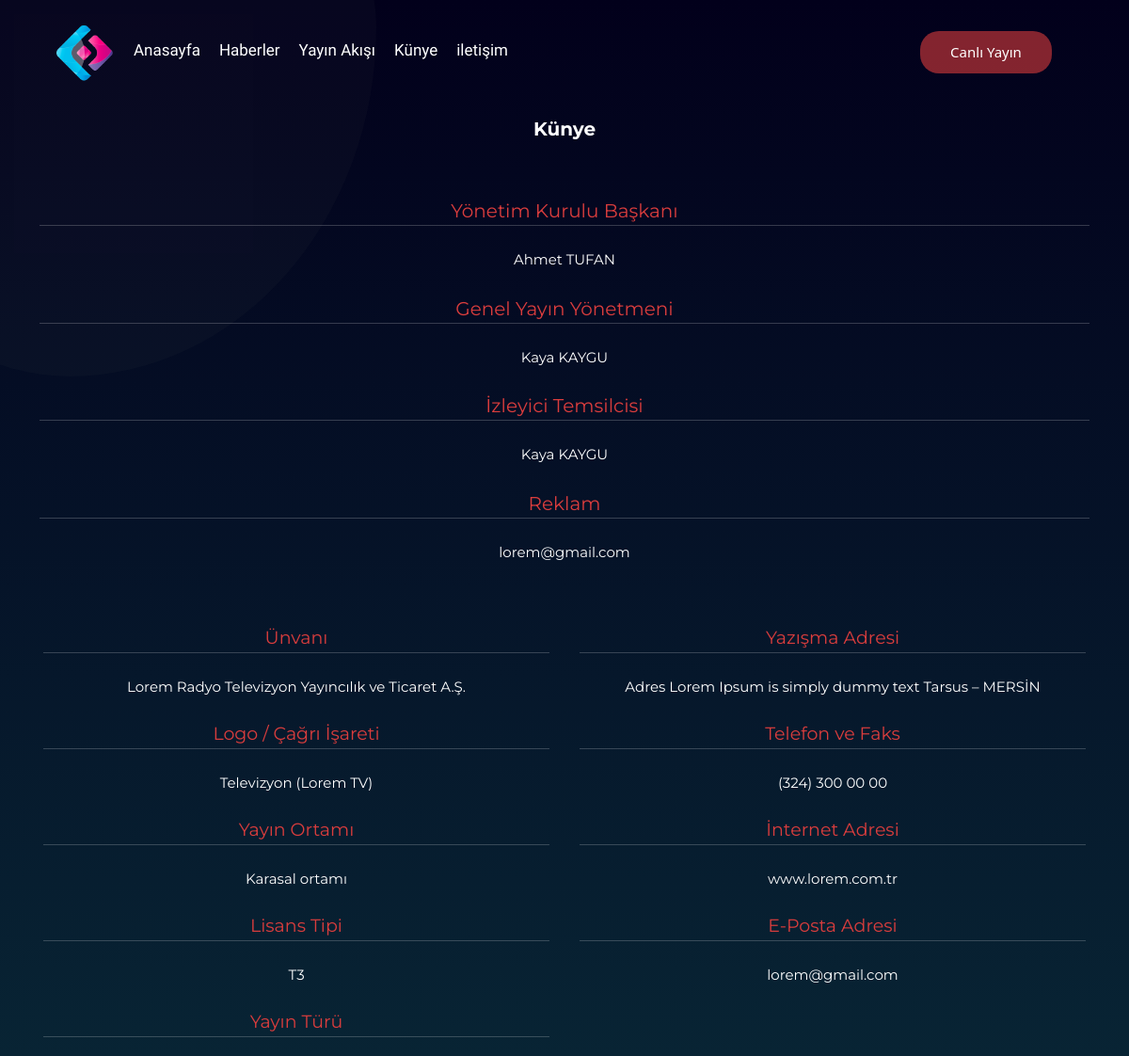
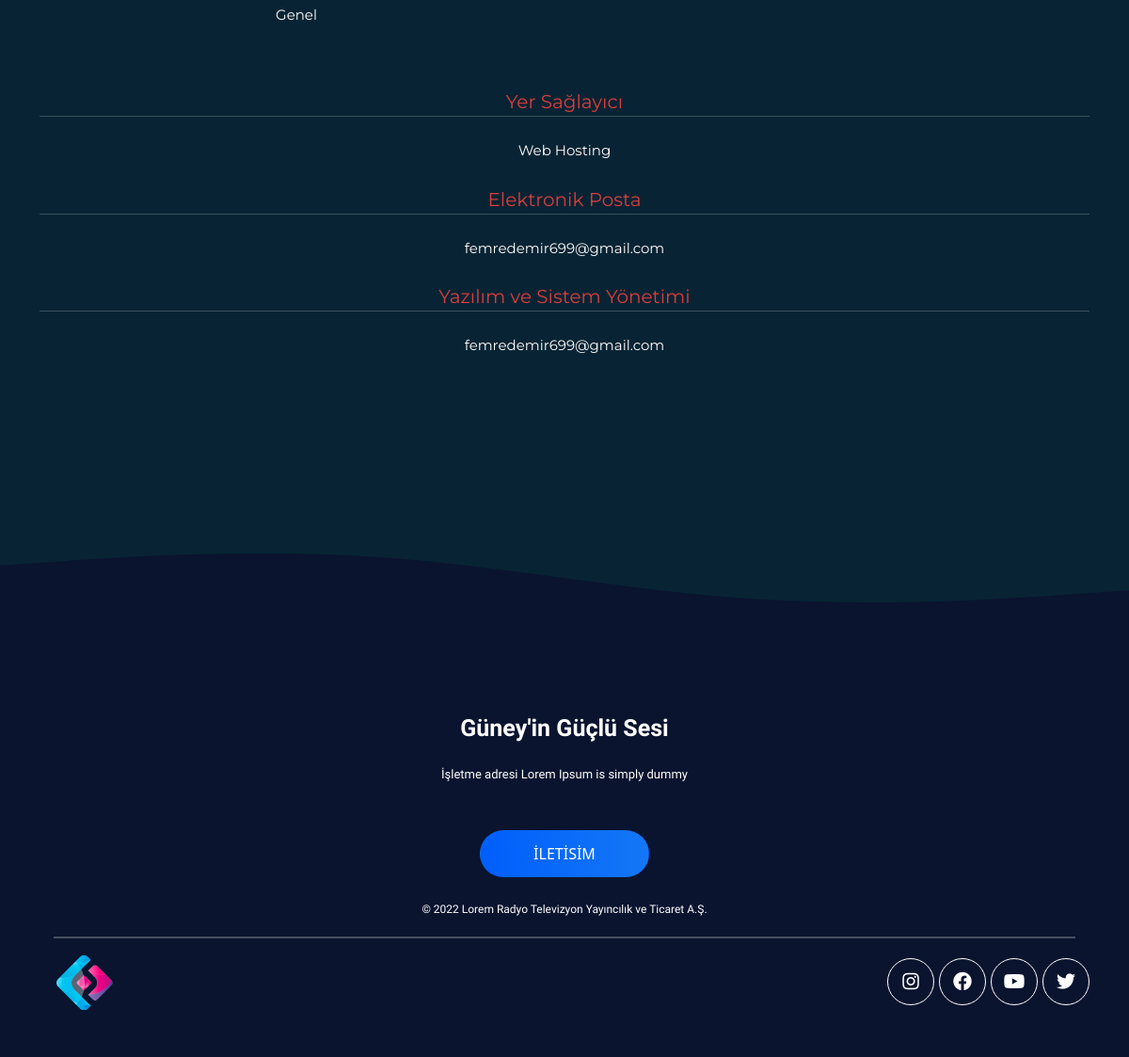
The app's page /?sPage=4 with its own data (2 pictures, top to bottom).
### tables this page shows
CREATE TABLE IF NOT EXISTS `sitegenelbilgi` (
  `id` int(10) UNSIGNED NOT NULL AUTO_INCREMENT,
  `siteAdi` varchar(255) NOT NULL DEFAULT 'Site Adi',
  `siteTitle` varchar(255) NOT NULL DEFAULT 'Site Title',
  `siteDescription` varchar(250) NOT NULL DEFAULT 'Site Description',
  `siteLogo` varchar(250) NOT NULL,
  `siteURL` varchar(255) NOT NULL,
  `siteSlogan` varchar(255) NOT NULL,
  `siteMail` varchar(255) NOT NULL,
  `siteMailSifre` varchar(250) NOT NULL,
  `siteMailHost` varchar(250) NOT NULL,
  `isletmeResmiAd` varchar(250) NOT NULL,
  PRIMARY KEY (`id`)
);

CREATE TABLE IF NOT EXISTS `sitepage` (
  `pageid` int(10) UNSIGNED NOT NULL AUTO_INCREMENT,
  `pageName` varchar(250) NOT NULL,
  `pagesNumber` int(10) UNSIGNED NOT NULL,
  `pageDurum` tinyint(3) UNSIGNED NOT NULL,
  PRIMARY KEY (`pageid`)
);

CREATE TABLE IF NOT EXISTS `g_yonetimkunye` (
  `yonetimKunyeID` int(10) UNSIGNED NOT NULL AUTO_INCREMENT,
  `G_Unvan` varchar(255) NOT NULL,
  `G_Isim` varchar(255) NOT NULL,
  `durum` tinyint(3) UNSIGNED NOT NULL,
  PRIMARY KEY (`yonetimKunyeID`)
);

CREATE TABLE IF NOT EXISTS `sitekunyebilgileri` (
  `id` int(10) UNSIGNED NOT NULL AUTO_INCREMENT,
  `G_KunyeBaslik` varchar(255) NOT NULL,
  `G_BaslikIcerik` varchar(255) NOT NULL,
  `durum` tinyint(3) UNSIGNED NOT NULL,
  PRIMARY KEY (`id`)
);

CREATE TABLE IF NOT EXISTS `hostandmail` (
  `id` int(10) UNSIGNED NOT NULL AUTO_INCREMENT,
  `baslik` varchar(200) NOT NULL,
  `baslikicerik` varchar(200) NOT NULL,
  `durum` tinyint(3) UNSIGNED NOT NULL,
  PRIMARY KEY (`id`)
);

CREATE TABLE IF NOT EXISTS `siteiletisim` (
  `id` int(10) UNSIGNED NOT NULL AUTO_INCREMENT,
  `siteAdres` text NOT NULL,
  `siteAdresililce` varchar(255) NOT NULL,
  `siteTelefon` varchar(250) NOT NULL,
  `siteTelefon2` varchar(250) NOT NULL,
  `siteFax` varchar(250) NOT NULL,
  `siteHaritaLink` text NOT NULL,
  PRIMARY KEY (`id`)
);

CREATE TABLE IF NOT EXISTS `sitesosyalmedyalink` (
  `id` int(10) UNSIGNED NOT NULL AUTO_INCREMENT,
  `sosyalMedyaAdi` varchar(255) NOT NULL,
  `sosyalMedyaLogo` varchar(255) NOT NULL,
  `sosyalMedyaLink` varchar(255) NOT NULL,
  `linkDurumu` tinyint(3) UNSIGNED NOT NULL,
  PRIMARY KEY (`id`)
);

### settings/siteverileri.php (called while the page is built, shortened)
<?php
require_once("dataContect.php");
$siteinformation = $veritabanibaglantisi->prepare("SELECT * FROM sitegenelbilgi LIMIT 1");
$siteinformation->execute();
    $siteinformationNumberOfRecords=$siteinformation->rowCount();
    $siteinformationrecords =$siteinformation->fetch(PDO::FETCH_ASSOC);
if($siteinformationNumberOfRecords>0){
    $SiteAdi            = $siteinformationrecords["siteAdi"];
    $SiteLogo           = $siteinformationrecords["siteLogo"];
    $siteSlogan         = $siteinformationrecords["siteSlogan"];
    $siteisletmeResmiAd        = $siteinformationrecords["isletmeResmiAd"];
}else{
    echo "site ayar sorgusuasdasd hatası<br />";
    die();
}
$webPage = $veritabanibaglantisi->prepare("SELECT * FROM sitepage where pagesNumber=? LIMIT 1");
function pageNameCome($number){
    global $webPage;
    $webPage->execute([$number]);
    $webPageNumber =$webPage->rowCount();
    $webPageRecords =$webPage->fetch(PDO::FETCH_ASSOC);
    if($webPageNumber>0){
        return $webPageRecords["pageName"];
    }else{
        $warning = "Sayfa VeriTabanında Bulunamadı";
        return $warning;
    }
}
?>

### settings/site-function.php (called while the page is built, shortened)
<?php
$zamanDamgasi = time();
$yil = date("Y",$zamanDamgasi);
function rakamHaricSil($deger){
    $islem = preg_replace("/[^0-9]/","",$deger);
    $sonuc = $islem;
    return $sonuc;
}
function donusumleriGeriDondur($deger){
    $geridondur = htmlspecialchars_decode($deger, ENT_QUOTES);
    $sonuc     = $geridondur;
    return $sonuc;
}
function guvenlikKodu($deger){
    $bosluksil  = trim($deger);
    $taglarisil = strip_tags($bosluksil);
    $sonuc      = $taglarisil;
    return $sonuc;
}
function seo($text) {
    $find = array('Ç', 'Ş', 'Ğ', 'Ü', 'İ', 'Ö', 'ç', 'ş', 'ğ', 'ü', 'ö', 'ı', '+', '#');
    $replace = array('c', 's', 'g', 'u', 'i', 'o', 'c', 's', 'g', 'u', 'o', 'i', 'plus', 'sharp');
    $text = strtolower(str_replace($find, $replace, $text));
    $text = preg_replace("@[^A-Za-z0-9\-_\.\+]@i", ' ', $text);
    $text = trim(preg_replace('/\s+/', ' ', $text));
    $text = str_replace(' ', '-', $text);
    return $text;
}

### php/kunyeSorgu.php (called while the page is built)
<?php
$kunye = $veritabanibaglantisi->prepare("SELECT * FROM sitekunyebilgileri");
$kunye->execute([]);
$kunyebilgisayisi=$kunye->rowCount();
$kunyegetirmebolum =ceil($kunyebilgisayisi/2);
$kunyebilgi1 = $veritabanibaglantisi->prepare("SELECT * FROM sitekunyebilgileri  LIMIT 0, $kunyegetirmebolum");
$kunyebilgi1->execute([]);
$kunyebilgisayisi1=$kunyebilgi1->rowCount();
$kunyebilgiKayitlari1 =$kunyebilgi1->fetchAll(PDO::FETCH_ASSOC);
$kunyebilgi2 = $veritabanibaglantisi->prepare("SELECT * FROM sitekunyebilgileri  LIMIT $kunyegetirmebolum, $kunyegetirmebolum");
$kunyebilgi2->execute([]);
$kunyebilgisayisi2=$kunyebilgi2->rowCount();
$kunyebilgiKayitlari2 =$kunyebilgi2->fetchAll(PDO::FETCH_ASSOC);
$g_yonetimkunyebilgi = $veritabanibaglantisi->prepare("SELECT * FROM g_yonetimkunye where durum=?");
$g_yonetimkunyebilgi->execute([1]);
$g_yonetimkunyebilgisayisi=$g_yonetimkunyebilgi->rowCount();
$g_yonetimkunyebilgiKayitlari =$g_yonetimkunyebilgi->fetchAll(PDO::FETCH_ASSOC);
$hostandmail = $veritabanibaglantisi->prepare("SELECT * FROM hostandmail where durum=?");
$hostandmail->execute([1]);
$hostandmailsayisi=$hostandmail->rowCount();
$hostandmailKayitlari =$hostandmail->fetchAll(PDO::FETCH_ASSOC);

### php/footerSorgu.php (called while the page is built)
<?php
$socialmediaRecord = $veritabanibaglantisi->prepare("SELECT * FROM sitesosyalmedyalink where linkDurumu=?");
$socialmediaRecord->execute([1]);
$sitesocialRecordlinknumber=$socialmediaRecord->rowCount();
$sitesocialRecord =$socialmediaRecord->fetchAll(PDO::FETCH_ASSOC);
$contact   = $veritabanibaglantisi->prepare("SELECT * FROM siteiletisim LIMIT 1");
$contact->execute();
$contactdatanumber=$contact->rowCount();
$contactRecord =$contact->fetch(PDO::FETCH_ASSOC);

### kunye.php (the view, shortened to what this page needs)
<?php
require_once("php/kunyeSorgu.php");
$pageNumber = rakamHaricSil(guvenlikKodu($_GET["sPage"]));
?>
<link rel="stylesheet" href="css/sitecss/kunye.css">
<div class="sagUst" id="sagUst"></div>
<div class="kunye">
    <div class="arka" id="veri"></div>
    <div class="container">
        <div class="kunyeTitle">
            <h1 class="ktitle" ><?php echo pageNameCome($pageNumber);?></h1>
        </div>
        <div class="icerik">
            <ul>
                <?php
                    if($g_yonetimkunyebilgisayisi>0){
                        foreach ($g_yonetimkunyebilgiKayitlari as $yonetimkayitlari) {
                            ?>
                                <li onmousemove="liuzerinegelince(<?php echo rakamHaricSil($yonetimkayitlari['yonetimKunyeID'])?>)" onmouseout="liuzerinecekilince(<?php echo rakamHaricSil($yonetimkayitlari['yonetimKunyeID'])?>)">
                                    <div class="kunyeBaslik"><span id="<?php echo rakamHaricSil($yonetimkayitlari["yonetimKunyeID"])?>"><?php echo donusumleriGeriDondur($yonetimkayitlari["G_Unvan"])?></span></div>
                                    <div class="icerik"><span><?php echo donusumleriGeriDondur($yonetimkayitlari["G_Isim"])?></span></div>
                                </li>
                            <?php
                        }
                    }else{
                    }
                ?>
            </ul>
        </div>
        <div class="kunyeAlt">
            <div class="row">
                <div class="col-md-6 col-12 p-3 kunyeAltcol ">
                    <ul>
                        <?php
                            if($kunyebilgisayisi1>0){
                                foreach ($kunyebilgiKayitlari1 as $kunyekayitlari) {
                                   ?>
                                    <li onmousemove="liuzerinegelince(<?php echo rakamHaricSil($kunyekayitlari['id'])?>)" onmouseout="liuzerinecekilince(<?php echo rakamHaricSil($kunyekayitlari['id'])?>)">
                                        <div class="kunyeAltBaslik"><span id="<?php echo rakamHaricSil($kunyekayitlari["id"])?>"><?php echo donusumleriGeriDondur($kunyekayitlari["G_KunyeBaslik"])?></span></div>
                                        <div class="alticerik"><span><?php echo donusumleriGeriDondur($kunyekayitlari["G_BaslikIcerik"])?></span></div>
                                    </li>
                                   <?php
                                }
                            }else{
                            }
                        ?>
                    </ul>
                </div>
                <div class="col-md-6 col-12 p-3 kunyeAltcol">
                    <ul>
                        <?php
                            if($kunyebilgisayisi2>0){
                                foreach ($kunyebilgiKayitlari2 as $kunyekayitlari) {
                                   ?>
                                    <li onmousemove="liuzerinegelince(<?php echo rakamHaricSil($kunyekayitlari['id'])?>)" onmouseout="liuzerinecekilince(<?php echo rakamHaricSil($kunyekayitlari['id'])?>)">
                                        <div class="kunyeAltBaslik">
                                            <span id="<?php echo rakamHaricSil($kunyekayitlari["id"])?>"><?php echo donusumleriGeriDondur($kunyekayitlari["G_KunyeBaslik"])?></span>
                                        </div>
                                        <div class="alticerik">
                                            <span><?php echo donusumleriGeriDondur($kunyekayitlari["G_BaslikIcerik"])?></span>
                                        </div>
                                    </li>
                                   <?php
                                }
                            }else{
                            }
                        ?>
                    </ul>
                </div>
            </div>
        </div>
        <div class="altsunucuicerik">
            <ul>
                <?php
                    if($hostandmailsayisi>0){
                        foreach ($hostandmailKayitlari as $kunyekayitlari) {
                            ?>
                                <li onmousemove="liuzerinegelince(<?php echo rakamHaricSil($kunyekayitlari['id'])?>)" onmouseout="liuzerinecekilince(<?php echo rakamHaricSil($kunyekayitlari['id'])?>)">
                                    <div class="kunyeBaslik">
                                        <span id="<?php echo rakamHaricSil($kunyekayitlari["id"])?>"><?php echo donusumleriGeriDondur($kunyekayitlari["baslik"])?></span>
                                    </div>
                                    <div class="icerik">
                                        <span><?php echo donusumleriGeriDondur($kunyekayitlari["baslikicerik"])?></span>
                                    </div>
                                </li>
                            <?php
                        }
                    }else{
                    }
                ?>
            </ul>
        </div>
    </div>
</div>

### header.php (shortened to what this page needs)
<!DOCTYPE html>
<html lang="tr-TR">
    <head>
        <link rel="stylesheet" href="https://cdnjs.cloudflare.com/ajax/libs/font-awesome/5.15.3/css/all.min.css" />
        <link rel="stylesheet" href="css/bootstrap.css">
        <link rel="stylesheet" href="css/anacss.css">
        <link rel="stylesheet" href="css/responsive.css">
    </head>
    <body style="background: linear-gradient(#02001b, #082434 50%);">
<?php
require_once("settings/site-function.php");
?>
<link rel="stylesheet" href="css/sitecss/header.css">
<div class="header ">
    <div class="container">
        <div class="row">
            <div class="header-bolum">
                <div class="col-12" >
                    <div class="logo">
                       <a href="?sPage=0"><img  id="logoid" class="" src="images/logoicon/<?php echo donusumleriGeriDondur($SiteLogo);?>" alt="<?php echo seo(donusumleriGeriDondur($SiteAdi));?>"></a>
                    </div>
                    <div class="pageisimleri d-none d-xl-block">
                        <ul >
                            <li><a href="?sPage=0" >Anasayfa</a></li>
                            <li><a href="?sPage=5" >Haberler</a></li>
                            <li><a href="?sPage=6" >Yayın Akışı</a></li>
                            <li><a href="?sPage=4" >Künye</a></li>
                            <li><a href="?sPage=3" >iletişim</a></li>
                        </ul>
                    </div>
                    <div class="canliButton">
                        <button onclick="canliyayinAcKapa()" id="btn" class="btn yayinButton">Canlı Yayın</button>
                    </div>
                </div>
            </div>
        </div>
    </div>
</div>

### footer.php (shortened to what this page needs)
<?php
require_once("settings/dataContect.php");
require_once("php/footerSorgu.php");
?>
<footer>
            <link rel="stylesheet" href="css/sitecss/footer.css">
            <div class="footer-container">
                <div class="container">
                    <div class="row">
                        <div class="col-12 font-text">
                            <div class="row usttext">
                                <div class="col-12"><span class="footer-slogan"><?php echo  donusumleriGeriDondur($siteSlogan); ?></span></div>
                                <div class="col-12"><span class="footer-adress"><?php  if($contactdatanumber >0){echo donusumleriGeriDondur($contactRecord["siteAdres"]);}else{echo "Site Adres";}?></span></div>
                                <div class="col-12"><button href="xxxxxxxxxxxxxxxxxxxxx" class="btn footer-button">İLETİSİM</button></div>
                                <div class="col-12"><span class="footer-yil">© <?php echo  donusumleriGeriDondur($yil)." ";?><?php echo donusumleriGeriDondur($siteisletmeResmiAd);?></span></div>
                                <hr>
                            </div>
                        </div>
                        <div class="col-12 altBolum d-flex justify-content-between align-items-center">
                            <div class="guneyLogo">
                                <a href="?sPage=0">
                                    <img src="images/logoicon/<?php echo  donusumleriGeriDondur($SiteLogo);?>" alt="<?php echo seo(donusumleriGeriDondur($SiteAdi));?>">
                                </a>
                            </div>
                            <div class="siteSosyal">
                                <?php
                                    if($sitesocialRecordlinknumber>0){
                                        foreach ($sitesocialRecord as $socialRecord) {
                                            ?>
                                                <a href="<?php echo  donusumleriGeriDondur($socialRecord["sosyalMedyaLink"]);?>">
                                                    <label class="sosyal" for="">
                                                        <i class="fab fa-<?php echo  donusumleriGeriDondur($socialRecord["sosyalMedyaLogo"]);?>"></i>
                                                    </label>
                                                </a>
                                            <?php
                                        }
                                    }
                                ?>
                            </div>
                        </div>
                    </div>
                </div>
            </div>
        </footer>
    </body>
</html>

### records on screen
sitegenelbilgi: siteLogo (picture), siteSlogan "Güney'in Güçlü Sesi", isletmeResmiAd "Lorem Radyo Televizyon Yayıncılık ve Ticaret A.Ş."
sitepage: pageName "Künye"
g_yonetimkunye: G_Unvan "Yönetim Kurulu Başkanı", G_Isim "Ahmet TUFAN"
g_yonetimkunye: G_Unvan "Genel Yayın Yönetmeni", G_Isim "Kaya KAYGU"
g_yonetimkunye: G_Unvan "İzleyici Temsilcisi", G_Isim "Kaya KAYGU"
g_yonetimkunye: G_Unvan "Reklam", G_Isim "lorem@gmail.com"
sitekunyebilgileri: G_KunyeBaslik "Ünvanı", G_BaslikIcerik "Lorem Radyo Televizyon Yayıncılık ve Ticaret A.Ş."
sitekunyebilgileri: G_KunyeBaslik "Logo / Çağrı İşareti", G_BaslikIcerik "Televizyon (Lorem TV)"
sitekunyebilgileri: G_KunyeBaslik "Yayın Ortamı", G_BaslikIcerik "Karasal ortamı"
sitekunyebilgileri: G_KunyeBaslik "Lisans Tipi", G_BaslikIcerik "T3"
sitekunyebilgileri: G_KunyeBaslik "Yayın Türü", G_BaslikIcerik "Genel"
sitekunyebilgileri: G_KunyeBaslik "Yazışma Adresi", G_BaslikIcerik "Adres Lorem Ipsum is simply dummy text Tarsus – MERSİN"
sitekunyebilgileri: G_KunyeBaslik "Telefon ve Faks", G_BaslikIcerik "(324) 300 00 00"
sitekunyebilgileri: G_KunyeBaslik "İnternet Adresi", G_BaslikIcerik "www.lorem.com.tr"
sitekunyebilgileri: G_KunyeBaslik "E-Posta Adresi", G_BaslikIcerik "lorem@gmail.com"
hostandmail: baslik "Yer Sağlayıcı", baslikicerik "Web Hosting"
hostandmail: baslik "Elektronik Posta", baslikicerik "femredemir699@gmail.com"
hostandmail: baslik "Yazılım ve Sistem Yönetimi", baslikicerik "femredemir699@gmail.com"
siteiletisim: siteAdres "İşletme adresi Lorem Ipsum is simply dummy"

### other values on screen
donusumleriGeriDondur($yil) "2022"
